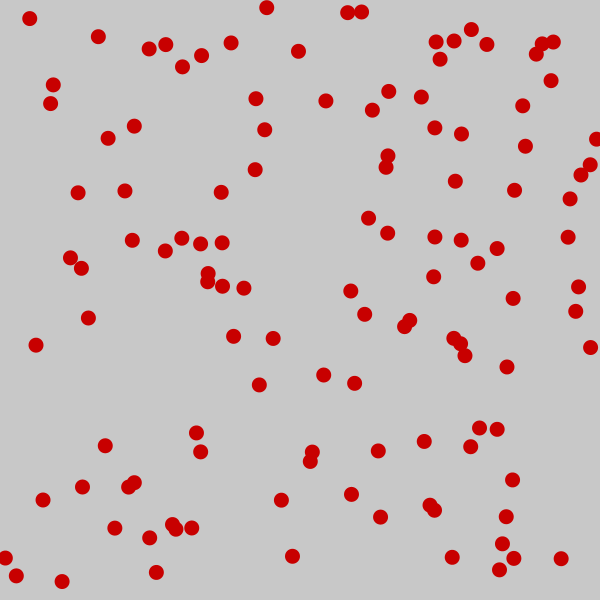
Frame 1 (no input)
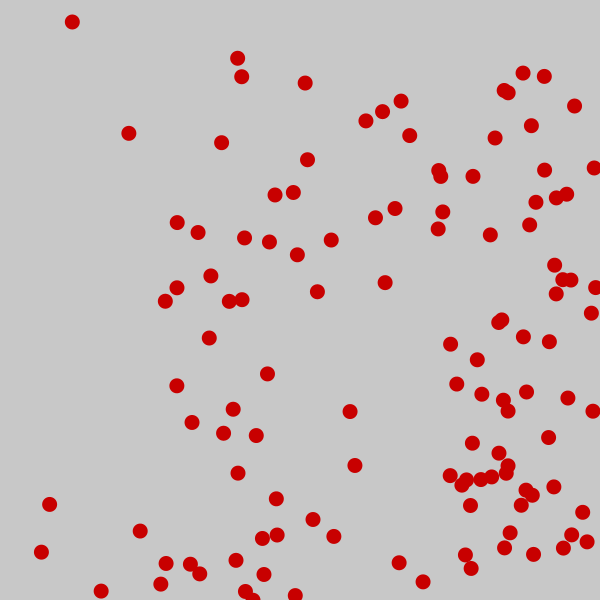
Frame 60 (the mouse pressed at the canvas centre just before this capture)
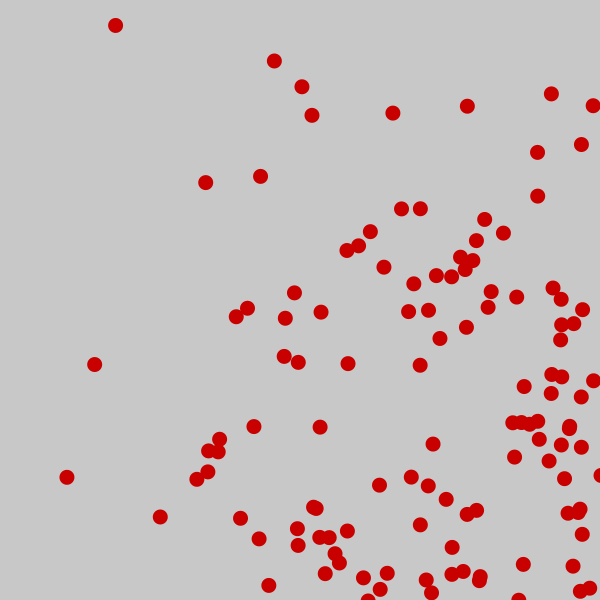
Frame 120 (the mouse held since frame 60 and released just before this capture)

The Processing sketch that drew these frames (run headless with seeded random() and noise(); from frame 60 on, the mouse is pressed at the canvas centre):

// Processing sketch: Dot_03_many_bouncing
// ── Dot_03_many_bouncing.pde
// contenitore di punti
ArrayList <dot> Punti;

void setup() {
  size(600, 600);
  smooth();
  frameRate(24);

  Punti = new ArrayList();

  for (int n = 0; n<120; n++) {
    // crea un nuovo punto
    dot p = new dot(random(width), random(height), 15, color(200, 0, 0));
    // lo aggiunge al contenitore
    Punti.add(p);
  }
}


void draw() {
  background(200);
  
  // mostra tutti i punti
  for (int n = 0; n<Punti.size(); n++) {
    // prende un punto dal contenitore
    dot p = Punti.get(n);
    // lo disegna sullo schermo
   p.display();
  }
  
}


// ── dot.pde
class dot {
  // lista di variabili
  float x, y, w;
  color c;

  float vx, vy; // velocità

  dot(float _x, float _y, float _w, color _c) {
    x = _x;
    y = _y;
    w = _w;
    c = _c;

    vx = random(3);
    vy = random(3);
  }

  void display() {
    fill(c);
    noStroke();
    ellipse(x, y, w, w);

    x += vx;
    y += vy;

    // non uscire
    if ((x > width) || (x < 0)) {
      vx = vx * -1;
    }
    if ((y > height) || (y < 0)) {
      vy = vy * -1;
    }
  }
}
